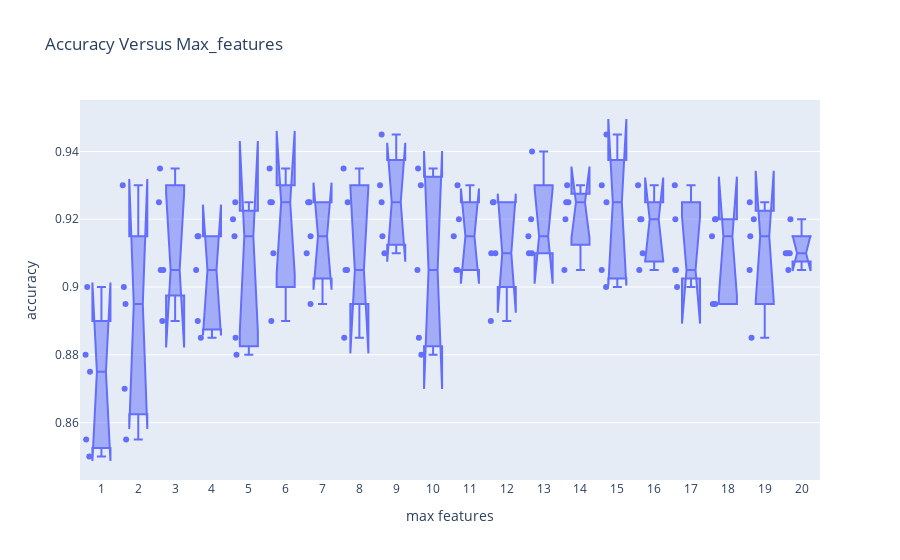

The code cell stored with this chart in its notebook:
### Code cell
import plotly.express as px

temp = pd.DataFrame(results).T
temp.columns = [str(i) for i in np.arange(1,21)]
temp_melt = pd.melt(temp,value_vars=[str(round(i,1)) for i in np.arange(1,21)],var_name="model",value_name="result")

# visualize the results
fig = px.box(temp_melt, x = "model", y="result", points="all", notched=True,labels={"model":"max features",
                                                                                   "result":"accuracy"},
            title="Accuracy Versus Max_features")
fig.update_traces(quartilemethod="exclusive")
fig.show()

### Figure 1 — Plotly figure (JSON) as saved in the notebook; plotly's stock layout.template omitted (floating-point values rounded to 4 significant figures)
{"data": [{"alignmentgroup": "True", "boxpoints": "all", "hovertemplate": "max features=%{x}<br>accuracy=%{y}<extra></extra>", "legendgroup": "", "marker": {"color": "#636efa"}, "name": "", "notched": true, "offsetgroup": "", "orientation": "v", "quartilemethod": "exclusive", "showlegend": false, "type": "box", "x": ["1", "1", "1", "1", "1", "2", "2", "2", "2", "2", "3", "3", "3", "3", "3", "4", "4", "4", "4", "4", "5", "5", "5", "5", "5", "6", "6", "6", "6", "6", "7", "7", "7", "7", "7", "8", "8", "8", "8", "8", "9", "9", "9", "9", "9", "10", "10", "10", "10", "10", "11", "11", "11", "11", "11", "12", "12", "12", "12", "12", "13", "13", "13", "13", "13", "14", "14", "14", "14", "14", "15", "15", "15", "15", "15", "16", "16", "16", "16", "16", "17", "17", "17", "17", "17", "18", "18", "18", "18", "18", "19", "19", "19", "19", "19", "20", "20", "20", "20", "20"], "x0": " ", "xaxis": "x", "y": [0.88, 0.875, 0.85, 0.855, 0.9, 0.895, 0.93, 0.855, 0.87, 0.9, 0.905, 0.925, 0.89, 0.905, 0.935, 0.915, 0.905, 0.89, 0.885, 0.915, 0.925, 0.915, 0.88, 0.885, 0.92, 0.935, 0.925, 0.89, 0.91, 0.925, 0.915, 0.925, 0.91, 0.895, 0.925, 0.905, 0.935, 0.885, 0.905, 0.925, 0.925, 0.945, 0.91, 0.915, 0.93, 0.905, 0.93, 0.88, 0.885, 0.935, 0.915, 0.92, 0.905, 0.905, 0.93, 0.91, 0.925, 0.91, 0.89, 0.925, 0.91, 0.92, 0.915, 0.91, 0.94, 0.925, 0.93, 0.905, 0.92, 0.925, 0.925, 0.93, 0.9, 0.905, 0.945, 0.92, 0.92, 0.905, 0.91, 0.93, 0.905, 0.92, 0.9, 0.905, 0.93, 0.92, 0.92, 0.895, 0.895, 0.915, 0.925, 0.92, 0.885, 0.905, 0.915, 0.91, 0.91, 0.91, 0.905, 0.92], "y0": " ", "yaxis": "y"}], "layout": {"boxmode": "group", "legend": {"tracegroupgap": 0}, "title": {"text": "Accuracy Versus Max_features"}, "xaxis": {"anchor": "y", "domain": [0, 1], "title": {"text": "max features"}}, "yaxis": {"anchor": "x", "domain": [0, 1], "title": {"text": "accuracy"}}}}
